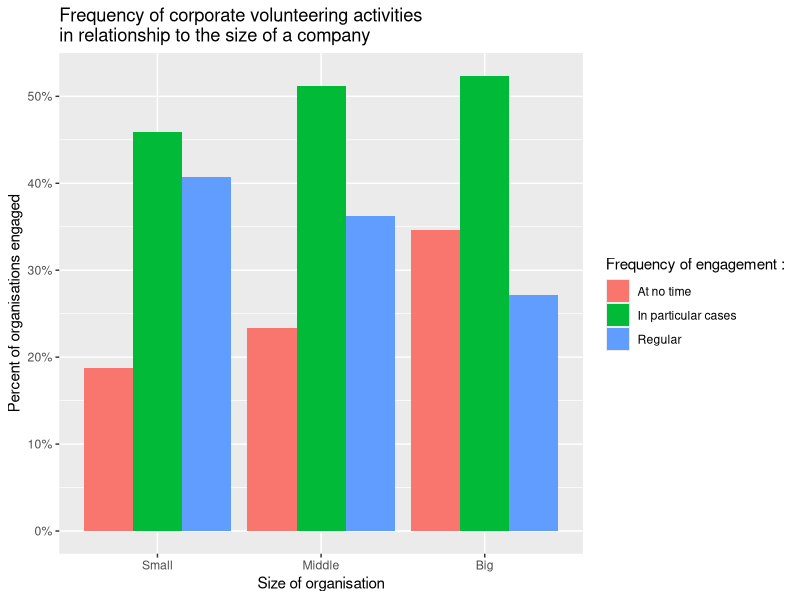

Recreate this plot in R.
## ---- chunk 1
knitr::opts_chunk$set(echo = TRUE)
## ---- chunk 2
library(readxl)
data <- read_xlsx("MUE.2022.for.LMU.xlsx")

library(dplyr)
library(tidyr)
library(tibble)
library(ggplot2)
## ---- chunk 3
data.Q2.A <- data %>%
  select(SERIAL,class,C001_01,C001_02,C001_03) %>%
  pivot_longer(cols=c("C001_01","C001_02","C001_03"),
               names_to = "type",
               values_to="frequency")%>%
  group_by(class,type)%>%
  count(frequency) %>%
  group_by(class,type)%>%
  mutate(number_corps=sum(n))%>%
  mutate(percent=n/number_corps)%>%
  filter(frequency >= 1)

data.Q2.A

ggplot(data.Q2.A,aes(x = factor(class, levels = c("Kleine Unternehmen","Mittlere Unternehmen","Großunternehmen"),labels = c("Small","Middle","Big")),y = percent, fill = factor(frequency))) +
  geom_col(position ="dodge") +
  scale_y_continuous(labels = scales::percent_format(accuracy = 1)) +
  labs(x = "Size of organisation", y = "Percent of organisations engaged", 
       title = "Frequency of corporate volunteering activities
in relationship to the size of a company") +
  scale_fill_discrete(name ="Frequency of engagement :",labels = c("At no time","In particular cases","Regular"))
